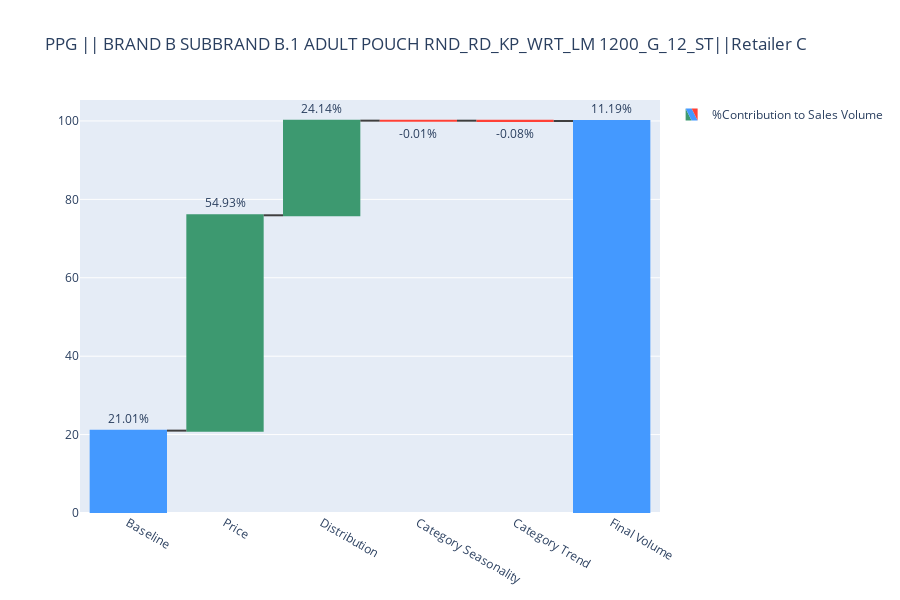

Notebook source saved alongside this figure:
### Code cell
fig = go.Figure(go.Waterfall(
    name = "%Contribution to Sales Volume", orientation = "v",
    measure = ["absolute", "relative", "relative", "relative", "relative", "total"],
    x = ["Baseline", "Price", "Distribution", "Category Seasonality", "Category Trend", "Final Volume"],
    textposition = "outside",
    text =  [f'{i*1:.2f}%' for i in value_list],
    y = value_list,
    connector = {"line":{"color":"rgb(63, 63, 63)"}},
))

fig.update_layout(
        title = "PPG || " + PPG + "||" + RETAILER,
        showlegend = True,height=600
)

fig.show()

### Figure 1 — Plotly figure (JSON) as saved in the notebook; plotly's stock layout.template omitted (floating-point values rounded to 4 significant figures)
{"data": [{"connector": {"line": {"color": "rgb(63, 63, 63)"}}, "measure": ["absolute", "relative", "relative", "relative", "relative", "total"], "name": "%Contribution to Sales Volume", "orientation": "v", "text": ["21.01%", "54.93%", "24.14%", "-0.01%", "-0.08%", "11.19%"], "textposition": "outside", "type": "waterfall", "x": ["Baseline", "Price", "Distribution", "Category Seasonality", "Category Trend", "Final Volume"], "y": [21.01, 54.93, 24.14, -0.01, -0.08, 11.19]}], "layout": {"height": 600, "showlegend": true, "title": {"text": "PPG || BRAND B SUBBRAND B.1 ADULT POUCH RND_RD_KP_WRT_LM 1200_G_12_ST||Retailer C"}}}
